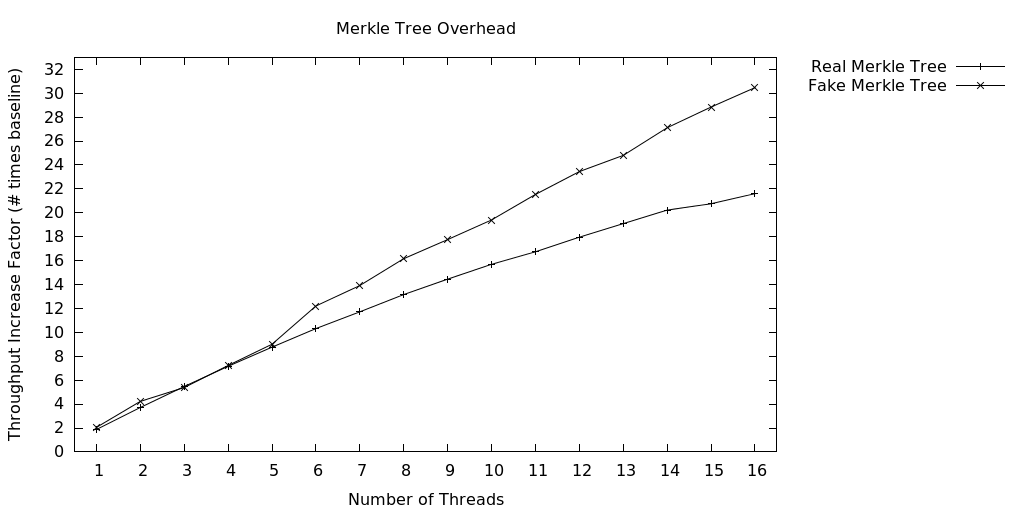

Write the gnuplot code that produced this figure.
set terminal pngcairo monochrome size 1024,512
set output outputfile

set title "Merkle Tree Overhead"
set ylabel "Throughput Increase Factor (# times baseline)"
set xlabel "Number of Threads"
set xrange[0.5:16.5]
set xtics 1, 1, 16 
set yrange[0:33]
set ytics 0, 2, 32
#unset key
set key width -1
set key out top right

plot for [IDX=0:2] "data" i IDX u 1:2 with linespoints title columnheader(1)
